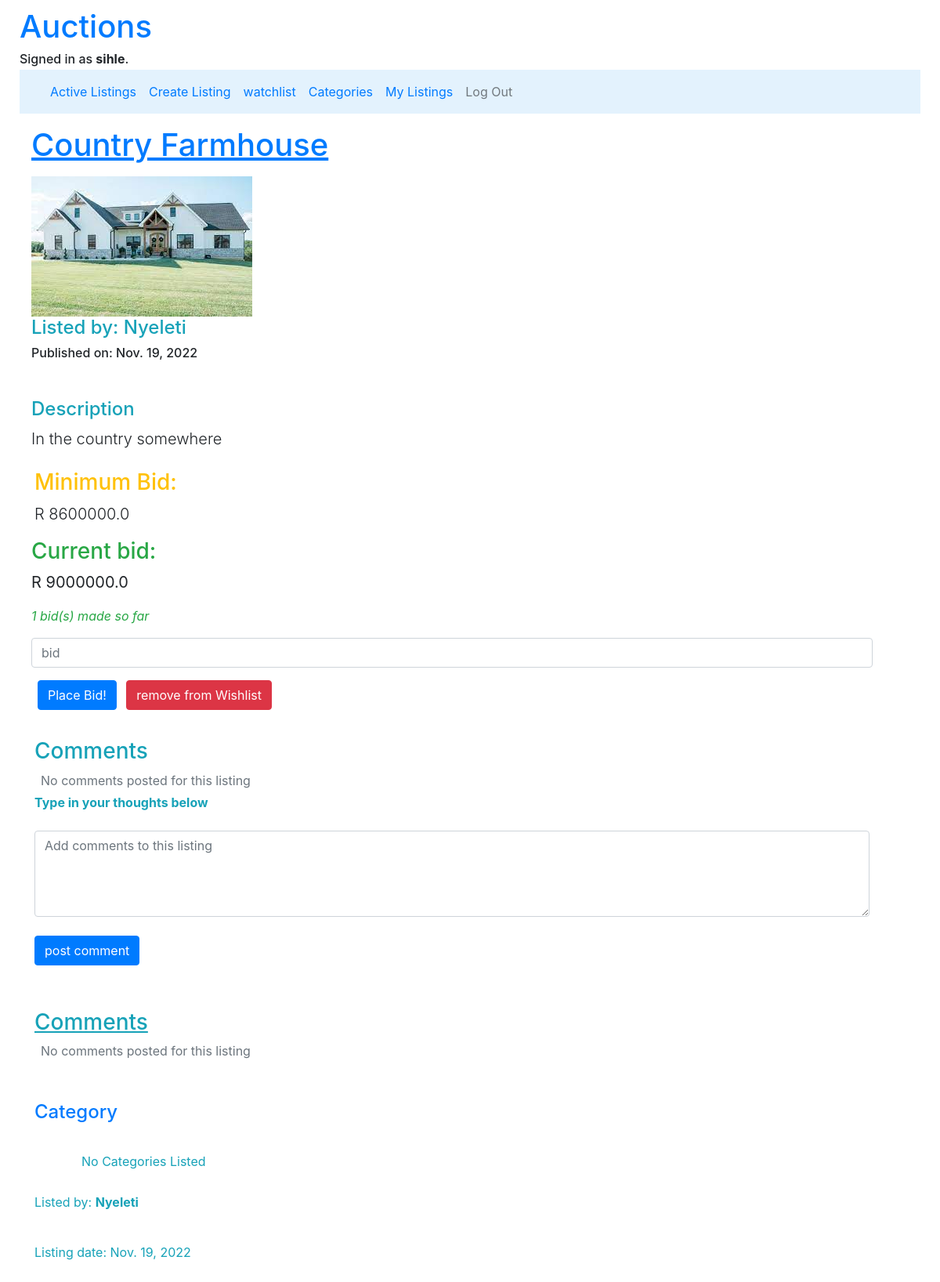
The app's page /listings/33 (signed in), older data.
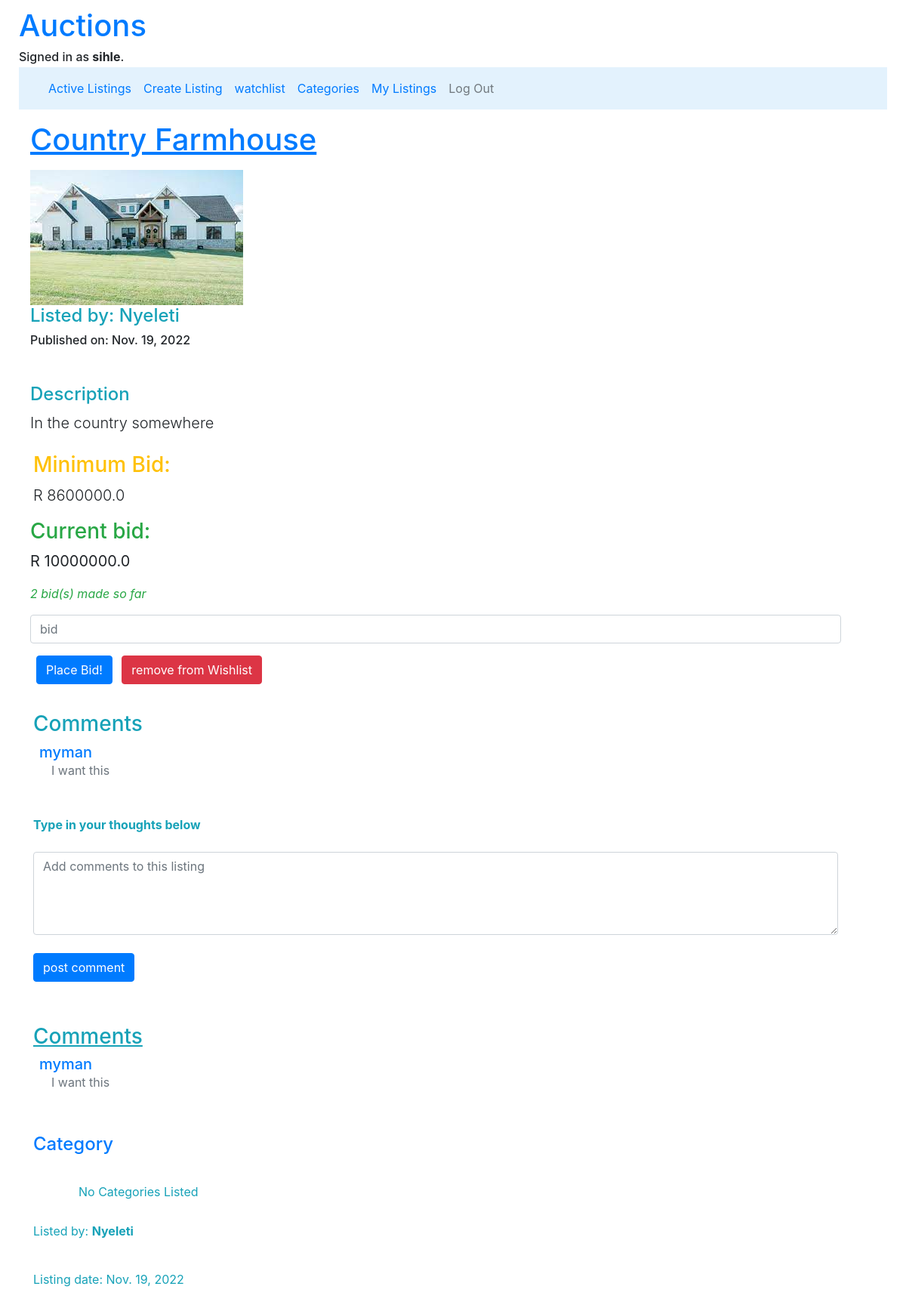
The same page, newer data.
### auctions/models.py (models this page shows, shortened)
class Comment(models.Model):
    description = models.CharField(max_length= 255, blank=True)
    commented_by = models.ForeignKey(User, on_delete= models.CASCADE, related_name= "commentator", null= True)
    listing = models.ForeignKey(Listing, on_delete=models.CASCADE, related_name="opinions", null=True)

class User(AbstractUser):
    mobile = models.BigIntegerField(null = True)
    listings = models.ManyToManyField("Listing", blank=True, related_name="user_listings")
    bids = models.ManyToManyField("Bid", blank=True, related_name="user_bids")

### auctions/views.py (the view, shortened to what this page needs)
# urls.py: path("listings/<int:id>", views.listing_view, name="listings"),
@login_required
def listing_view(request, id):
    listing = Listing.objects.get(pk = id)
    comments = Comment.objects.filter(listing_id = id)
    max_amount = listing.offers.aggregate(Max('amount'))
    min_amount = listing.offers.aggregate(Min('amount'))
    starting_bid = min_amount.get('amount__min')
    current_bid = max_amount.get('amount__max')
    categories = Category.objects.all()
    listing_categories = listing.category.all()
    bid_count = listing.offers.count()
    actual_bid_count = bid_count - 1
    if actual_bid_count < 0:
        actual_bid_count = 0
    curr_user = request.user
    watchlist_status = Watchlist.objects.filter(user=curr_user.id)
    status = None
    for item in watchlist_status:
        if item.listing.id == listing.id:
            status = True
    listing_activity = listing.active
    if curr_user.id == listing.creator.id and listing_activity == True:
        close_auction_btn = True
    else:
        close_auction_btn = False
    winning_bid = listing.offers.filter(amount=current_bid)
    buyer_obj = listing.winner
    return render(request, "auctions/listing.html", {"listing": listing, "comments": comments, "current_bid": current_bid,
    "minimum_bid": starting_bid,
    "categories": listing_categories,
    "count_offers": actual_bid_count,
    "status": status,
    "listing_activity": listing_activity,
    "close_auction_btn": close_auction_btn,
    "buyer_obj": buyer_obj})
    pass

### auctions/templates/auctions/listing.html (shortened to what the changed rows need)
{% extends "auctions/layout.html" %}
{% load static %}
{% block body %}
<div class="container-fluid">
    <h1 class="display1 text-primary my-3"><u>{{listing.title}}</u></h1>
        <div>
                <p class="lead"><strong>R {{current_bid}}</strong></p>
                <p class="text-success"><em>{{count_offers}} bid(s) made so far</em></p>
        </div>
        {% if listing_activity == True %}
            <div class="input-group input-group-sm mb-3">
                <form action="{% url 'listings' listing.id %}" method="post">
                    <div class="my-4 p-1">
                            <div class="list-group ml-2">
                                {% for comment in comments %}
                                    <div class="d-flex w-100 justify-content-between">
                                        <h5 class="mb-0 text-primary">{{comment.commented_by}}</h5>
                                    </div>
                                    <p class="mb-5 pl-3 text-secondary">{{comment.description}}</p>
                                {% empty %}
                                <p class="mb-1 text-secondary">No comments posted for this listing</p>
                                {% endfor %}
                            </div>
                        <br>
                    </div>
                </form>
            </div>
        {% else %}
            <div class="alert alert-danger" role="alert">
                <h2 class="text-danger"><em>The auction for this listing has been closed and no longer active for bidding</em></h2>
            </div>
        {% endif %}
        <div class="my-4 p-1">
                <div class="list-group ml-2">
                    {% for comment in comments %}
                        <div class="d-flex w-100 justify-content-between">
                            <h5 class="mb-0 text-primary">{{comment.commented_by}}</h5>
                        </div>
                        <p class="mb-2 pl-3 text-secondary">{{comment.description}}</p>
                    {% empty %}
                    <p class="mb-1 text-secondary">No comments posted for this listing</p>
                    {% endfor %}
                </div>
</div>
{% endblock %}

Row changes from the older to the newer data that the page shows:
added Comment: commented_by "myman", description "I want this"
Text that changed along with them:
{{ current_bid }}: "9000000.0" → "10000000.0"
{{ count_offers }}: "1" → "2"
text no longer shown: "No comments posted for this listing No comments posted for this listing"
